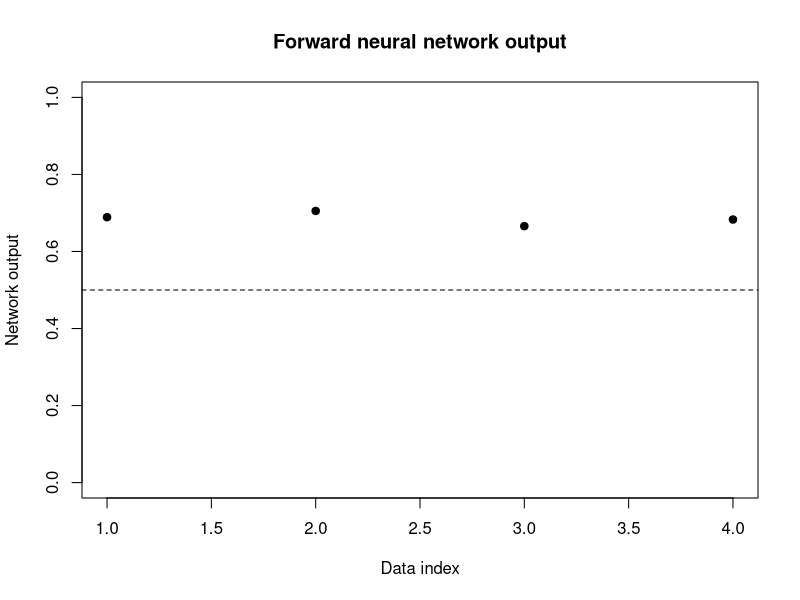

This figure's R source:
############################################################
# DataAI_Media_forward_neuralnet.R
# データ・AI活用実践（初級）
# メディアデータ分析：フォワード型ニューラルネットワーク
# ipynb → R 完全変換（全コード＋日本語コメント）
############################################################


############################################################
# Section 1: 基本情報
############################################################

version   # R のバージョン確認


############################################################
# Section 2: 目的（コメント）
############################################################

# 目的：
# ・単純なフォワード型ニューラルネットワークを実装する
# ・重み付き和 → 活性化関数 → 出力の流れを理解する
# ・パーセプトロンとの違いを確認する


############################################################
# Section 3: データの準備（XOR問題）
############################################################

# 入力データ（XOR）
X <- matrix(
  c(0,0,
    0,1,
    1,0,
    1,1),
  ncol = 2,
  byrow = TRUE
)

# 教師ラベル（0/1）
y <- c(0, 1, 1, 0)

print(X)
print(y)


############################################################
# Section 4: 活性化関数の定義
############################################################

# シグモイド関数
sigmoid <- function(x) {
  1 / (1 + exp(-x))
}


############################################################
# Section 5: ネットワーク構造の定義
############################################################

# 入力層：2
# 中間層：2
# 出力層：1

set.seed(1)

# 重み（入力層 → 中間層）
W1 <- matrix(runif(4, -1, 1), nrow = 2)

# バイアス（中間層）
b1 <- runif(2, -1, 1)

# 重み（中間層 → 出力層）
W2 <- runif(2, -1, 1)

# バイアス（出力層）
b2 <- runif(1, -1, 1)

W1; b1; W2; b2


############################################################
# Section 6: フォワード計算（順伝播）
############################################################

forward <- function(x) {
  
  # 中間層
  z1 <- sigmoid(W1 %*% x + b1)
  
  # 出力層
  z2 <- sigmoid(sum(W2 * z1) + b2)
  
  return(z2)
}

# 各データ点に対する出力
apply(X, 1, forward)


############################################################
# Section 7: 出力結果の確認
############################################################

pred <- apply(X, 1, forward)

# 0.5 を閾値としてクラス分類
pred_class <- ifelse(pred >= 0.5, 1, 0)

pred
pred_class
y


############################################################
# Section 8: 可視化（参考）
############################################################

plot(1:4, pred,
     ylim = c(0, 1),
     pch = 19,
     xlab = "Data index",
     ylab = "Network output",
     main = "Forward neural network output")

abline(h = 0.5, lty = 2)


############################################################
# Section 9: 考察（コメント）
############################################################

# ・中間層を持つことで XOR のような
#   線形分離不可能な問題も表現可能になる
# ・今回は学習（バックプロパゲーション）は行っていない
# ・重みはランダムなため、正しく分類できない場合もある
# ・次のステップとして誤差逆伝播法を導入すると学習が可能になる


############################################################
# 以上：DataAI_Media_forward_neuralnet.ipynb の全内容を
# Rスクリプトとして完全に再構成
############################################################
